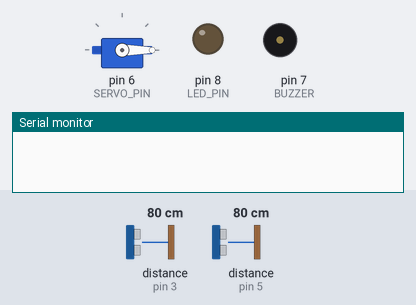
This sketch was run on a simulated Arduino Uno, built with avr-gcc and run on an emulated ATmega328P. Parts: servo, output pins drawn as LEDs (lit = HIGH), buzzer (waves = sounding), the last lines printed to the serial monitor. Wiring (from diagram.json): 2 × ultrasonic range finder: trigger pin 2, echo pin 3 / trigger pin 4, echo pin 5. The inputs (shaded band) are chosen by the test bench; at power-on: distance to the obstacle (sensors on pin 3, pin 5) 80 cm. The echo pulse lasts 58.3 µs per cm; pins used as bus, display or sensor lines are not drawn.

Above: at 0.1 s.
At 5.2 s:
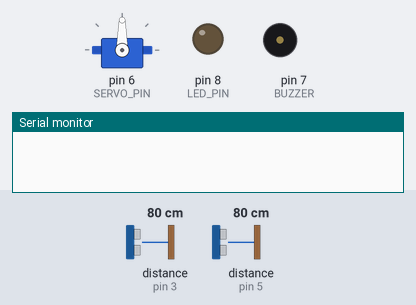
5.3 s: distance to the obstacle (sensor on pin 3) set to 23 cm
6.8 s: distance to the obstacle (sensor on pin 3) set to 19 cm
At 8.1 s:
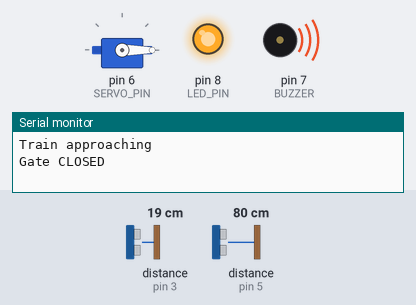
Timing chart, 0 to 9.8 s (numbered marks = the images above; inputs shaded):
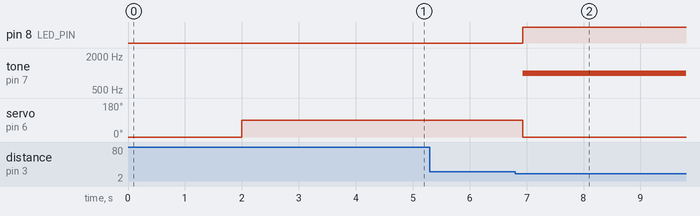

Measured:
- the behaviour switches between 21 and 20 cm on distance to the obstacle (sensor on pin 3) (found by bisection; images 1 and 2)
- after the input at 5.3 s, every drawn part: stays the same
- after the input at 6.8 s, pin 8 (LED_PIN): LOW → HIGH after 0.13 s; tone on pin 7 (BUZZER): silent → 1000 Hz after 0.13 s; servo on pin 6 (SERVO_PIN): 90° → 0° after 0.13 s

The sketch:

sketch.ino
```cpp
#include <Servo.h>

Servo gate;

const int TRIG1 = 2;
const int ECHO1 = 3;
const int TRIG2 = 4;
const int ECHO2 = 5;
const int SERVO_PIN = 6;
const int BUZZER = 7;
const int LED_PIN = 8;

bool gateClosed = false;
bool trainAtExit = false;

int getDistance(int trigPin, int echoPin) {
  digitalWrite(trigPin, LOW);
  delayMicroseconds(2);

  digitalWrite(trigPin, HIGH);
  delayMicroseconds(10);
  digitalWrite(trigPin, LOW);

  unsigned long duration =
      pulseIn(echoPin, HIGH, 30000);

  if (duration == 0) {
    return 999;
  }

  return duration * 0.034 / 2;
}

void setup() {
  pinMode(TRIG1, OUTPUT);
  pinMode(ECHO1, INPUT);
  pinMode(TRIG2, OUTPUT);
  pinMode(ECHO2, INPUT);

  pinMode(BUZZER, OUTPUT);
  pinMode(LED_PIN, OUTPUT);

  gate.attach(SERVO_PIN);

  // First code: Gate close and open test
  gate.write(0);
  delay(2000);
  gate.write(90);
  delay(2000);

  // Start with gate open
  gate.write(90);

  Serial.begin(9600);
}

void loop() {
  int distance1 = getDistance(TRIG1, ECHO1);
  delay(60);
  int distance2 = getDistance(TRIG2, ECHO2);

  // Train approaching: Close the gate
  if (distance1 < 20 && !gateClosed) {
    gate.write(0);
    gateClosed = true;
    trainAtExit = false;

    digitalWrite(LED_PIN, HIGH);
    tone(BUZZER, 1000);

    Serial.println("Train approaching");
    Serial.println("Gate CLOSED");
  }

  // Train reaches the exit sensor
  if (gateClosed && distance2 < 20) {
    trainAtExit = true;
  }

  // Train moves away from the exit sensor
  if (gateClosed && trainAtExit &&
      distance2 >= 20) {
    noTone(BUZZER);
    delay(1500);

    gate.write(90);
    gateClosed = false;
    trainAtExit = false;

    digitalWrite(LED_PIN, LOW);

    Serial.println("Train passed");
    Serial.println("Gate OPEN");
  }

  delay(100);
}
```
